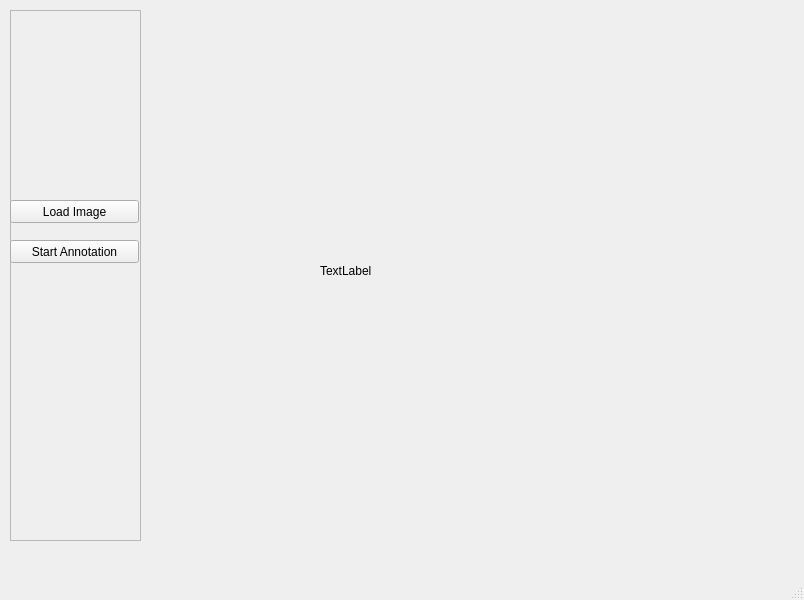
<?xml version="1.0" encoding="UTF-8"?>
<ui version="4.0">
 <class>MainWindow</class>
 <widget class="QMainWindow" name="MainWindow">
  <property name="geometry">
   <rect>
    <x>0</x>
    <y>0</y>
    <width>804</width>
    <height>600</height>
   </rect>
  </property>
  <property name="minimumSize">
   <size>
    <width>800</width>
    <height>600</height>
   </size>
  </property>
  <property name="windowTitle">
   <string>MainWindow</string>
  </property>
  <widget class="QWidget" name="centralwidget">
   <widget class="QWidget" name="verticalLayoutWidget">
    <property name="geometry">
     <rect>
      <x>10</x>
      <y>10</y>
      <width>131</width>
      <height>531</height>
     </rect>
    </property>
    <layout class="QVBoxLayout" name="verticalLayout">
     <item>
      <widget class="QFrame" name="frame">
       <property name="frameShape">
        <enum>QFrame::StyledPanel</enum>
       </property>
       <property name="frameShadow">
        <enum>QFrame::Raised</enum>
       </property>
       <widget class="QPushButton" name="pushButton_2">
        <property name="geometry">
         <rect>
          <x>0</x>
          <y>190</y>
          <width>129</width>
          <height>23</height>
         </rect>
        </property>
        <property name="text">
         <string>Load Image</string>
        </property>
       </widget>
       <widget class="QPushButton" name="pushButton">
        <property name="geometry">
         <rect>
          <x>0</x>
          <y>230</y>
          <width>129</width>
          <height>23</height>
         </rect>
        </property>
        <property name="text">
         <string>Start Annotation</string>
        </property>
       </widget>
      </widget>
     </item>
    </layout>
   </widget>
   <widget class="QLabel" name="label">
    <property name="geometry">
     <rect>
      <x>320</x>
      <y>100</y>
      <width>351</width>
      <height>341</height>
     </rect>
    </property>
    <property name="text">
     <string>TextLabel</string>
    </property>
   </widget>
  </widget>
  <widget class="QMenuBar" name="menubar">
   <property name="geometry">
    <rect>
     <x>0</x>
     <y>0</y>
     <width>804</width>
     <height>21</height>
    </rect>
   </property>
  </widget>
  <widget class="QStatusBar" name="statusbar"/>
 </widget>
 <resources/>
 <connections/>
</ui>
